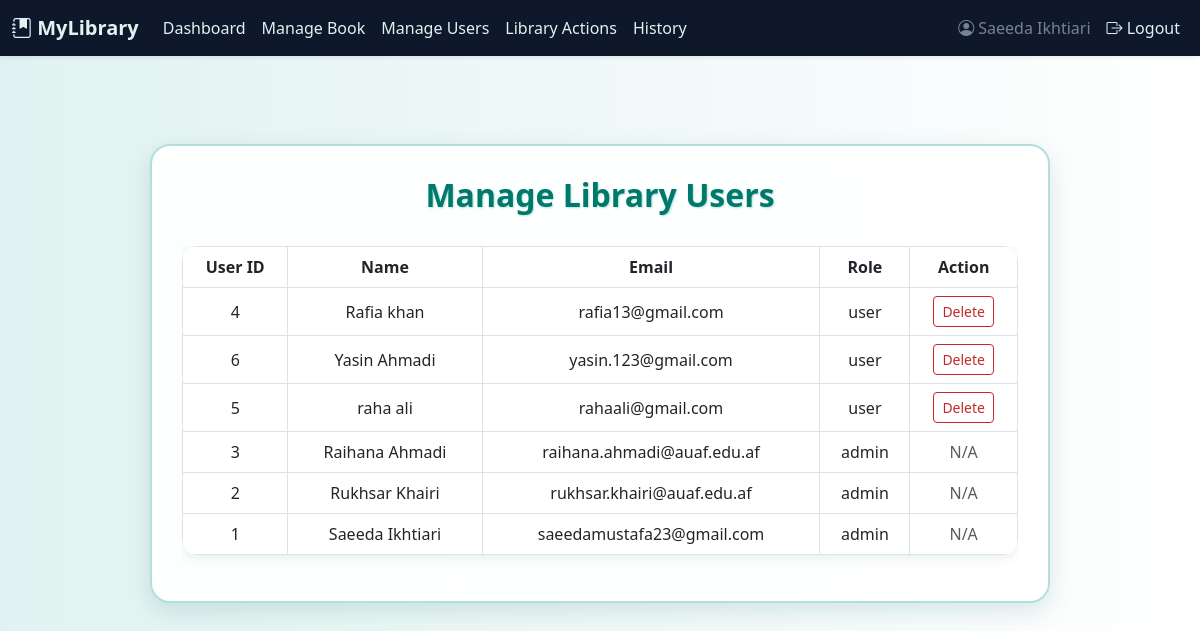
The page /manage_users (signed in) on the database as committed earlier.
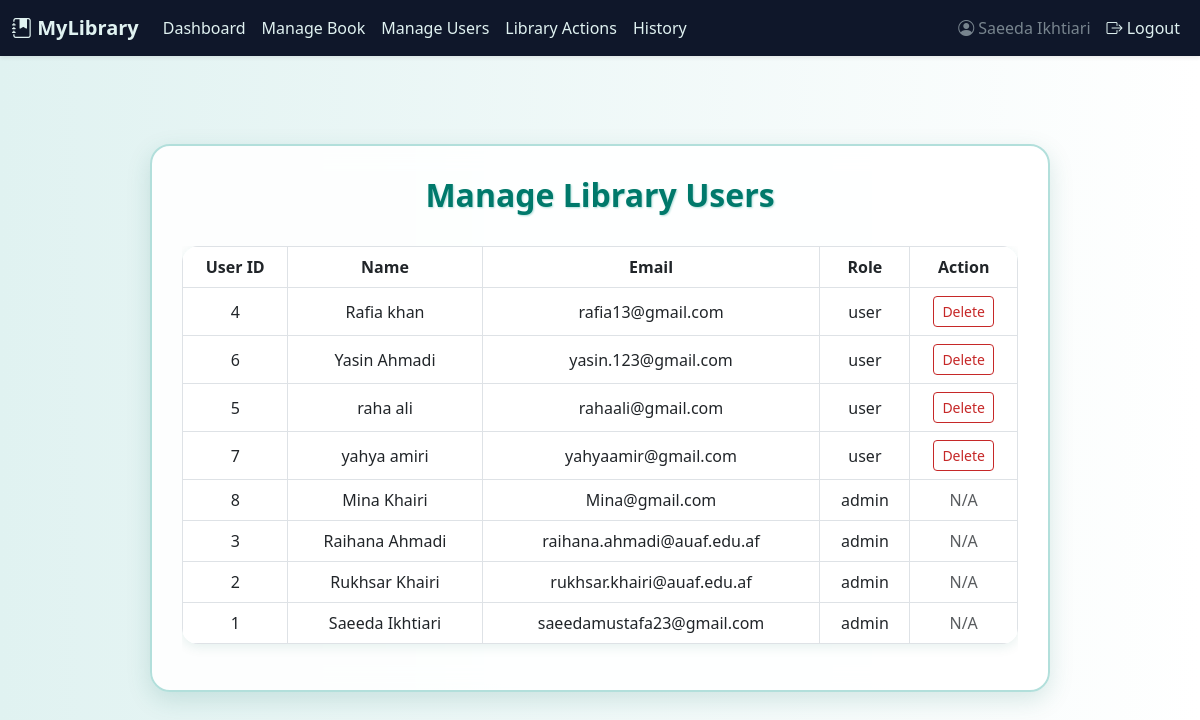
The same page on the database as committed later.
### tables this page shows
CREATE TABLE Users (
    user_id INTEGER PRIMARY KEY AUTOINCREMENT,
    name TEXT NOT NULL,
    email TEXT UNIQUE NOT NULL,
    password TEXT NOT NULL,
    role TEXT DEFAULT 'user'
);

### routes/book_routes.py (the view)
    def wrapper(*args, **kwargs):
        if 'user_id' not in session:
            return redirect(url_for('auth.auth'))
        return view_func(*args, **kwargs)

### routes/book_routes.py (called while the page is built)
def login_required(view_func):
    def wrapper(*args, **kwargs):
        if 'user_id' not in session:
            return redirect(url_for('auth.auth'))
        return view_func(*args, **kwargs)
    wrapper.__name__ = view_func.__name__
    return wrapper

@book_bp.route('/manage_users', methods=['GET', 'POST'])
@login_required
def manage_users():
    if session.get('role') != 'admin':
        flash("Unauthorized access.")
        return redirect('/')
    conn = sqlite3.connect('library.db')
    conn.row_factory = sqlite3.Row
    c = conn.cursor()
    if request.method == 'POST':
        user_id = request.form.get('user_id')
        if user_id and str(user_id) != str(session.get('user_id')):
            c.execute("DELETE FROM Users WHERE user_id = ?", (user_id,))
            flash("User deleted successfully.")
            conn.commit()
    c.execute("SELECT * FROM Users ORDER BY role DESC, name ASC")
    users = c.fetchall()
    conn.close()
    return render_template('manage_users.html', users=users)

### templates/manage_users.html (shortened to what this page needs)
{% extends 'base.html' %}
{% block content %}
<div class="glass-card">
    <h2 class="section-title">Manage Library Users</h2>
    {% if users %}
    <div class="table-responsive">
        <table class="table table-hover table-bordered align-middle rounded-4 overflow-hidden">
            <thead>
                <tr>
                    <th>User ID</th>
                    <th>Name</th>
                    <th>Email</th>
                    <th>Role</th>
                    <th>Action</th>
                </tr>
            </thead>
            <tbody>
                {% for user in users %}
                <tr>
                    <td>{{ user.user_id }}</td>
                    <td>{{ user.name }}</td>
                    <td>{{ user.email }}</td>
                    <td>{{ user.role }}</td>
                    <td>
                        {% if user.role != 'admin' %}
                        <form method="POST" onsubmit="return confirm('Are you sure you want to delete this user?');">
                            <button type="submit" class="btn btn-sm btn-outline-danger">Delete</button>
                        </form>
                        {% else %}
                        <span class="text-muted">N/A</span>
                        {% endif %}
                    </td>
                </tr>
                {% endfor %}
            </tbody>
        </table>
    </div>
    {% else %}
    <p class="text-center text-muted">No users found.</p>
    {% endif %}
</div>
{% endblock %}

### templates/base.html (shortened to what this page needs)
<!DOCTYPE html>
<html lang="en">
<head>
    <link rel="stylesheet" href="https://cdn.jsdelivr.net/npm/bootstrap@5.3.0/dist/css/bootstrap.min.css">
    <link rel="stylesheet" href="https://cdn.jsdelivr.net/npm/bootstrap-icons@1.10.5/font/bootstrap-icons.css">
</head>
<body>
    <nav class="navbar navbar-expand-lg navbar-custom shadow-sm">
        <div class="container-fluid">
            <a class="navbar-brand fw-semibold" href="/"><i class="bi bi-journal-bookmark-fill"></i> MyLibrary</a>
            <div class="collapse navbar-collapse" id="navbarNav">
                <ul class="navbar-nav me-auto">
                    {% if session.get('user_id') %}
                        {% if session.get('role') == 'admin' %}
                            <li class="nav-item"><a class="nav-link" href="/dashboard">Dashboard</a></li>
                            <li class="nav-item"><a class="nav-link" href="/manage_books">Manage Book</a></li>
                            <li class="nav-item"><a class="nav-link" href="/manage_users">Manage Users</a></li>
                        {% endif %}
                        <li class="nav-item"><a class="nav-link" href="/library_actions">Library Actions</a></li>
                        <li class="nav-item"><a class="nav-link" href="/user_history">History</a></li>
                    {% else %}
                        <li class="nav-item"><a class="nav-link" href="{{ url_for('auth.login') }}">Login</a></li>
                        <li class="nav-item"><a class="nav-link" href="{{ url_for('auth.register') }}">Register</a></li>
                    {% endif %}
                </ul>
                {% if session.get('user_id') %}
                <ul class="navbar-nav ms-auto">
                    <li class="nav-item d-flex align-items-center">
                        <span class="nav-link disabled">
                            <i class="bi bi-person-circle"></i> {{ session.get('username') }}
                        </span>
                    </li>
                    <li class="nav-item">
                        <a class="nav-link" href="/logout">
                            <i class="bi bi-box-arrow-right"></i> Logout
                        </a>
                    </li>
                </ul>
                {% endif %}
            </div>
        </div>
    </nav>
    <div class="container py-4">
        {% block content %}{% endblock %}
    </div>
</body>
</html>

Rows that differ between the two databases and show on the page:
added Users: user_id "7", name "yahya amiri", email "yahyaamir@gmail.com", role "user"
added Users: user_id "8", name "Mina Khairi", email "Mina@gmail.com", role "admin", shows "N/A"
